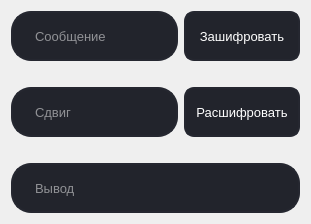
      <widget class="QWidget" name="tab_3">
       <attribute name="title">
        <string>Полибей</string>
       </attribute>
       <layout class="QVBoxLayout" name="verticalLayout_3">
        <item>
         <layout class="QGridLayout" name="gridLayout_2">
          <item row="1" column="0">
           <spacer name="verticalSpacer_5">
            <property name="orientation">
             <enum>Qt::Vertical</enum>
            </property>
            <property name="sizeType">
             <enum>QSizePolicy::Fixed</enum>
            </property>
            <property name="sizeHint" stdset="0">
             <size>
              <width>20</width>
              <height>20</height>
             </size>
            </property>
           </spacer>
          </item>
          <item row="4" column="0" colspan="2">
           <widget class="QLineEdit" name="result_3">
            <property name="minimumSize">
             <size>
              <width>0</width>
              <height>50</height>
             </size>
            </property>
            <property name="font">
             <font>
              <pointsize>10</pointsize>
             </font>
            </property>
            <property name="styleSheet">
             <string notr="true">QLineEdit {
	border: 2px solid rgb(37, 39, 48);
	border-radius: 20px;
	color: #FFF;
	padding-right: 20px;
	padding-left: 20px;
	background-color: rgb(34, 36, 44);
}
QLineEdit:hover {
	border: 2px solid rgb(48, 50, 62);
}
QLineEdit:focus {
	border: 2px solid rgb(85, 170, 255);
	background-color: rgb(43, 45, 46);
}</string>
            </property>
            <property name="readOnly">
             <bool>true</bool>
            </property>
            <property name="placeholderText">
             <string>Вывод</string>
            </property>
           </widget>
          </item>
          <item row="2" column="0">
           <widget class="QLineEdit" name="shift_2">
            <property name="minimumSize">
             <size>
              <width>0</width>
              <height>50</height>
             </size>
            </property>
            <property name="font">
             <font>
              <pointsize>10</pointsize>
             </font>
            </property>
            <property name="styleSheet">
             <string notr="true">QLineEdit {
	border: 2px solid rgb(37, 39, 48);
	border-radius: 20px;
	color: #FFF;
	padding-right: 20px;
	padding-left: 20px;
	background-color: rgb(34, 36, 44);
}
QLineEdit:hover {
	border: 2px solid rgb(48, 50, 62);
}
QLineEdit:focus {
	border: 2px solid rgb(85, 170, 255);
	background-color: rgb(43, 45, 46);
}</string>
            </property>
            <property name="placeholderText">
             <string>Сдвиг</string>
            </property>
           </widget>
          </item>
          <item row="0" column="1">
           <widget class="QPushButton" name="encryptButton_3">
            <property name="sizePolicy">
             <sizepolicy hsizetype="Minimum" vsizetype="Fixed">
              <horstretch>0</horstretch>
              <verstretch>0</verstretch>
             </sizepolicy>
            </property>
            <property name="minimumSize">
             <size>
              <width>30</width>
              <height>50</height>
             </size>
            </property>
            <property name="font">
             <font>
              <pointsize>10</pointsize>
             </font>
            </property>
            <property name="styleSheet">
             <string notr="true">QPushButton {
	border: 2px solid rgb(37, 39, 48);
	border-radius: 10px;
	color: #FFF;
	padding-right: 10px;
	padding-left: 10px;
	background-color: rgb(34, 36, 44);
}
QPushButton:hover {
	border: 2px solid rgb(48, 50, 62);
}
QPushButton:focus {
	border: 2px solid rgb(85, 170, 255);
	background-color: rgb(43, 45, 46);
}</string>
            </property>
            <property name="text">
             <string>Зашифровать</string>
            </property>
           </widget>
          </item>
          <item row="2" column="1">
           <widget class="QPushButton" name="decryptButton_3">
            <property name="minimumSize">
             <size>
              <width>0</width>
              <height>50</height>
             </size>
            </property>
            <property name="font">
             <font>
              <pointsize>10</pointsize>
             </font>
            </property>
            <property name="styleSheet">
             <string notr="true">QPushButton {
	border: 2px solid rgb(37, 39, 48);
	border-radius: 10px;
	color: #FFF;
	padding-right: 10px;
	padding-left: 10px;
	background-color: rgb(34, 36, 44);
}
QPushButton:hover {
	border: 2px solid rgb(48, 50, 62);
}
QPushButton:focus {
	border: 2px solid rgb(85, 170, 255);
	background-color: rgb(43, 45, 46);
}</string>
            </property>
            <property name="text">
             <string>Расшифровать</string>
            </property>
           </widget>
          </item>
          <item row="0" column="0">
           <widget class="QLineEdit" name="message_3">
            <property name="minimumSize">
             <size>
              <width>0</width>
              <height>50</height>
             </size>
            </property>
            <property name="font">
             <font>
              <pointsize>10</pointsize>
             </font>
            </property>
            <property name="styleSheet">
             <string notr="true">QLineEdit {
	border: 2px solid rgb(37, 39, 48);
	border-radius: 20px;
	color: #FFF;
	padding-right: 20px;
	padding-left: 20px;
	background-color: rgb(34, 36, 44);
}
QLineEdit:hover {
	border: 2px solid rgb(48, 50, 62);
}
QLineEdit:focus {
	border: 2px solid rgb(85, 170, 255);
	background-color: rgb(43, 45, 46);
}</string>
            </property>
            <property name="placeholderText">
             <string>Сообщение</string>
            </property>
           </widget>
          </item>
          <item row="3" column="0">
           <spacer name="verticalSpacer_6">
            <property name="orientation">
             <enum>Qt::Vertical</enum>
            </property>
            <property name="sizeType">
             <enum>QSizePolicy::Fixed</enum>
            </property>
            <property name="sizeHint" stdset="0">
             <size>
              <width>20</width>
              <height>20</height>
             </size>
            </property>
           </spacer>
          </item>
         </layout>
        </item>
       </layout>
      </widget>
